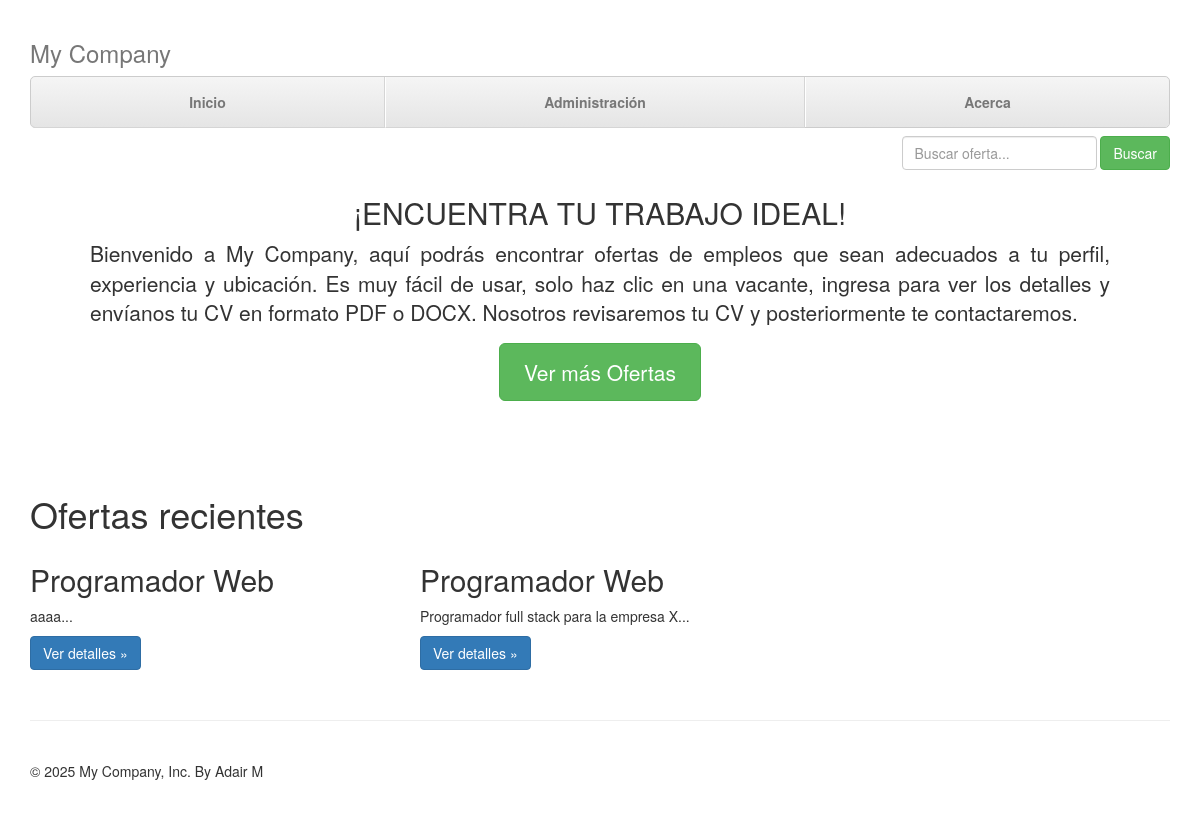
Before: / with the older database file.
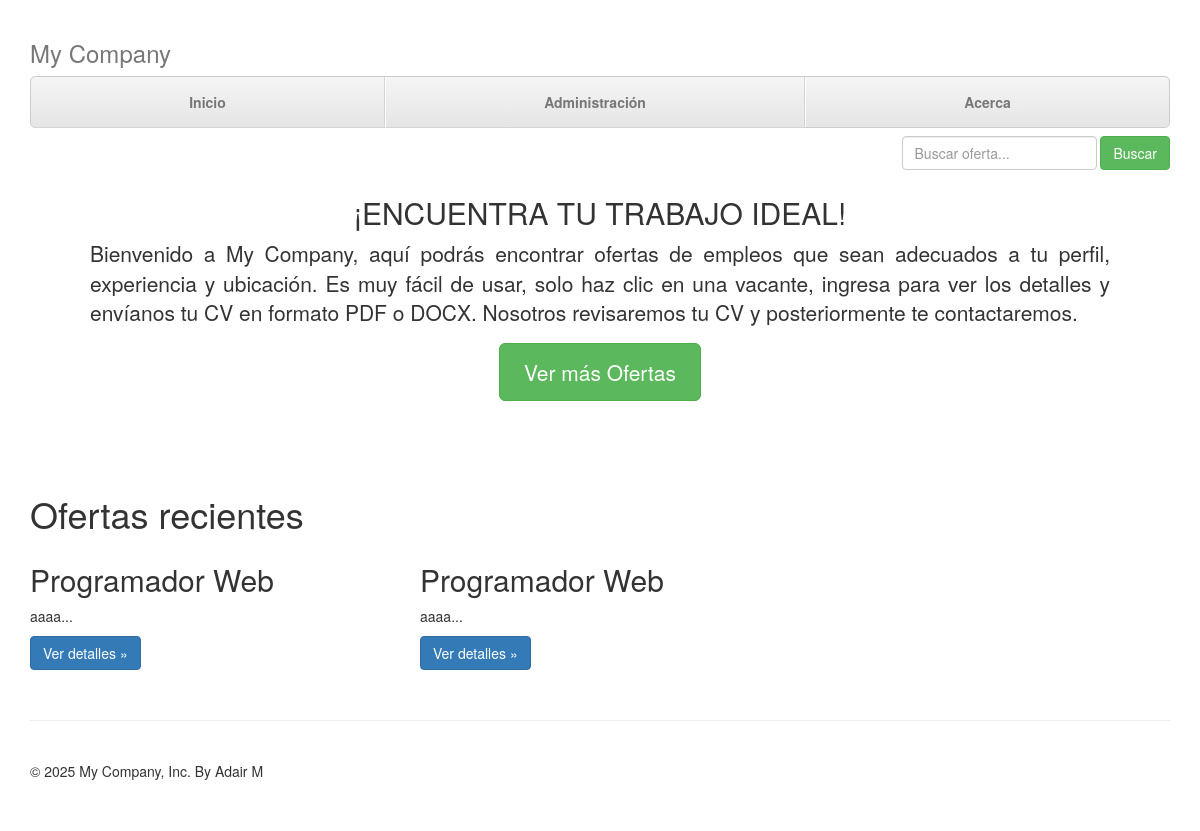
After: the same page with the newer database file.
### app/models.py (models this page shows, shortened)
class Vacante(db.Model):
    __tablename__ = 'vacantes'  # Nombre de la tabla en la base de datos
    id = db.Column(db.Integer, primary_key=True)  # Identificador único
    nombre = db.Column(db.String(100), nullable=False)  # Título de la vacante
    descripcion = db.Column(db.Text, nullable=False)  # Descripción general
    detalle = db.Column(db.Text)  # Detalles adicionales
    fecha_publicacion = db.Column(db.DateTime, nullable=False, default=datetime.now)  # Fecha de publicación
    usuario_id = db.Column(db.Integer, db.ForeignKey('usuarios.id'), nullable=False)  # Autor de la vacante

### app/routes/main_routes.py (the view)
@main_bp.route('/')
def index():
    vacantes = Vacante.query.order_by(Vacante.fecha_publicacion.desc()).limit(3).all()
    return render_template('index.html', vacantes=vacantes, datetime=datetime)

### app/templates/index.html (shortened to what this page needs)
{% extends "base.html" %}
{% block content %}
  <div class="masthead">
    <h3 class="text-muted">My Company</h3>
    <nav>
      <ul class="nav nav-justified">
        <li><a href="{{ url_for('main.index') }}">Inicio</a></li>
        <li><a href="{{ url_for('main.admin') if 'user_id' in session else url_for('auth.login') }}">Administración</a></li>
        <li><a href="{{ url_for('main.acerca') }}">Acerca</a></li>
      </ul>
    </nav>
  </div>
  <form method="get" action="{{ url_for('vacante.buscar') }}" class="navbar-form navbar-right">
    <div class="form-group">
      <input type="text" name="query" required placeholder="Buscar oferta..." class="form-control">
    </div>
    <button type="submit" class="btn btn-success">Buscar</button>
  </form>
  <div class="jumbotron">
    <h2>¡ENCUENTRA TU TRABAJO IDEAL!</h2>
    <p class="lead text-justify">
      Bienvenido a My Company, aquí podrás encontrar ofertas de empleos
      que sean adecuados a tu perfil, experiencia y ubicación.
      Es muy fácil de usar, solo haz clic en una vacante, ingresa para ver los detalles y envíanos tu CV en formato
      PDF o DOCX. Nosotros revisaremos tu CV y posteriormente te contactaremos.
    </p>
    <p><a class="btn btn-lg btn-success" href="{{ url_for('vacante.vacantes') }}" role="button">Ver más Ofertas</a></p>
  </div>
  <h1>Ofertas recientes</h1>
  <div class="row">
    {% for vacante in vacantes %}
    <div class="col-lg-4">
      <h2>{{ vacante.nombre }}</h2>
      <p class="text-justify">{{ vacante.descripcion[:150] }}...</p>
      <p><a class="btn btn-primary" href="{{ url_for('vacante.detalle_vacante', id=vacante.id) }}" role="button">Ver detalles &raquo;</a></p>
    </div>
    {% else %}
    <div class="col-lg-12">
      <p>No hay vacantes disponibles en este momento.</p>
    </div>
    {% endfor %}
  </div>
{% endblock %}

Changed rows visible on the page:
removed Vacante: nombre "Programador Web", descripcion "Programador full stack para la empresa X"
added Vacante: nombre "Programador Web", descripcion "aaaa"
